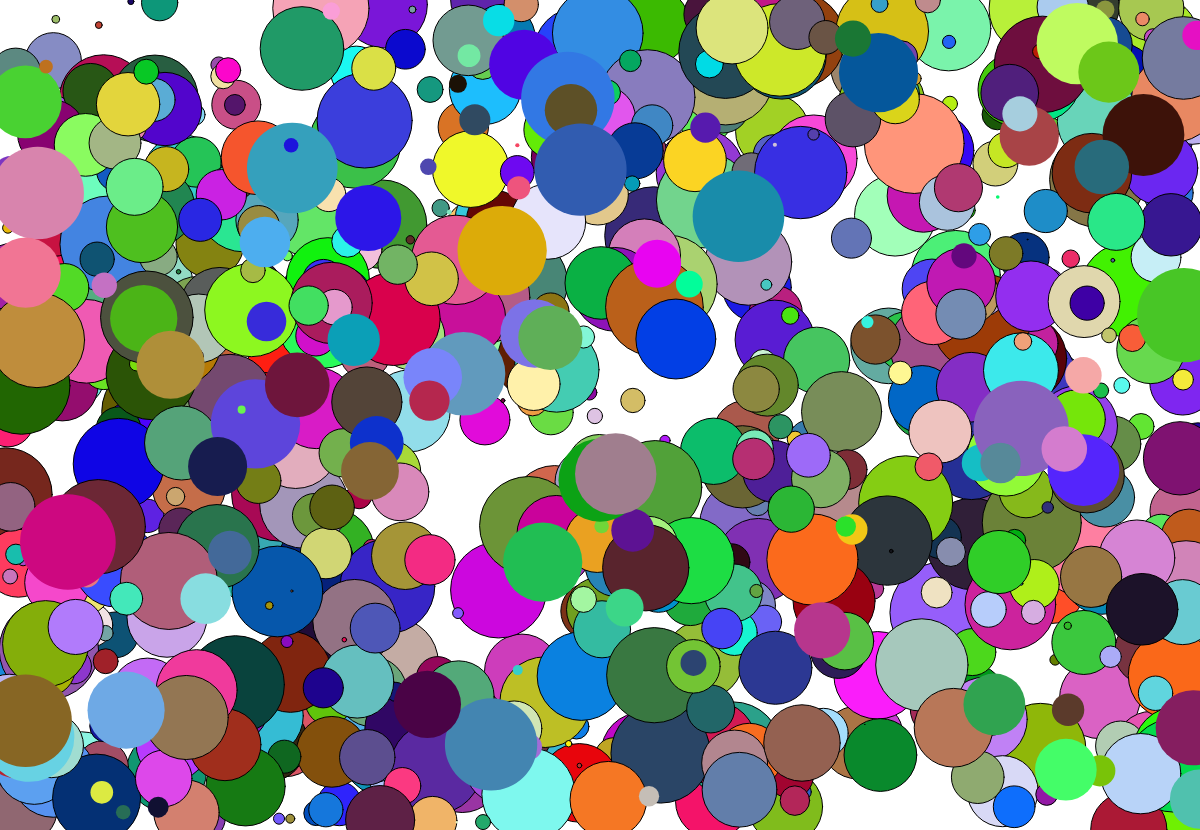
Frame 1 (no input)
Frame 60 (no input): identical to frame 1, image omitted
Frame 120 (the mouse pressed at the canvas centre since frame 60): identical to frame 1, image omitted

The p5.js sketch that drew this single still picture (run headless with seeded random() and noise() and a simulated clock; from frame 60 on, the mouse is pressed at the canvas centre):

// p5.js sketch
// ── sketch.js
function setup(){
    wx = window.outerWidth;
    wy = window.outerHeight-170;


    createCanvas(wx ,wy);
    var ran1= random(500);
    var ran2= random(400);
    var ran3= random(450);
  
 
    for (var i=0; i<ran1; i++){
        var R= random(255);
        var G= random(255);
        var B= random(255);
        console.log(R,G,B);

        var x= random(width);
        var y= random(height);
        var r= random(50);

        fill(R,G,B);
        ellipse(x,y, r*2, r*2);

    }
    for (var i=0; i<ran2; i++){
        var R= random(255);
        var G= random(255);
        var B= random(255);
        console.log(R,G,B);

        var x= random(width);
        var y= random(height);
        var r= random(50);

        fill(R,G,B);
        ellipse(x,y, r*2, r*2);

    }
    for (var i=0; i<ran3; i++){

        var R= random(255);
        var G= random(255);
        var B= random(255);
        console.log(R,G,B);

        var x= random(width);
        var y= random(height);
        var r= random(50);

        fill(R,G,B);
        ellipse(x,y, r*2, r*2);

    }
    for (var i=0; i<100; i++){
        var R= random(255);
        var G= random(255);
        var B= random(255);
        console.log(R,G,B);


        var x= random(width);
        var y= random(height);
        var r= random(50);

        noStroke()
        fill(G,R,B);
        ellipse(x,y, r*2, r*2);

    }
}

function draw(){


}
// ── shape.html
<!DOCTYPE html>
<html lang="en">
<head>
    <meta charset="UTF-8">
    <meta name="viewport" content="width=device-width, initial-scale=1.0">
    <meta http-equiv="X-UA-Compatible" content="ie=edge">
    <script src="p5.js"></script>
    <script src="sketch.js"></script>
    <title>randoom circle</title>
</head>
<body>
    
    


   <!-- <button onclick="download">Download</button> -->

   <!-- <style>
       body{
           padding: 0;
           margin: 0;
       }

       button{
        margin: 20px;
        background-color: #4CAF50; /* Green */
        border: none;
        color: white;
        padding: 15px 32px;
        text-align: center;
        text-decoration: none;
        display: inline-block;
        font-size: 16px;
        

       }
       button:hover{

        background-color: cadetblue;
        cursor: pointer;
        box-shadow: 0 8px 16px 0 rgba(0,0,0,0.2), 0 6px 20px 0 rgba(0,0,0,0.19);

       }
    
   
   
   
   </style> -->

</body>
</html>
